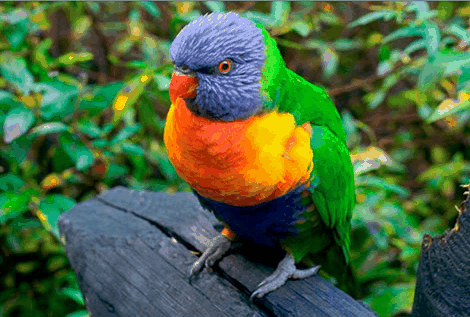
#> input picture conv.png, 470 x 317 px
$ python r_g_palette.py
#> lines starting #> are read from the running program, lines starting #| are printed output that depends on the picture
from PIL import Image
import sys
import random
import getopt
import os
import subprocess
import time
import signal
import cv2
import numpy as np

#list = [[67, 153, 0], [255, 0, 0],[0,255,0], [0,0,255], [98, 190, 48], [122, 130, 188], [159, 4, 22], [0.412453, 0.357580, 0.180423]]
list = [[255, 0, 0], [0, 0, 255],[0,128,0]]

img = Image.open('conv.png')
#> img is the input picture: PIL image 470x317 RGB; mean R, G, B 74.6, 101.9, 63.2
img.show()

for i in range(len(list)):

        p_img = Image.new('P', (16, 16))
        p_img.putpalette(list[i])

        conv = img.quantize(palette=p_img, dither=0)
        conv.show()
#> this loop made 3 passes
#> pass 1, `conv = img.quantize(palette=p_img, dither=0)`:
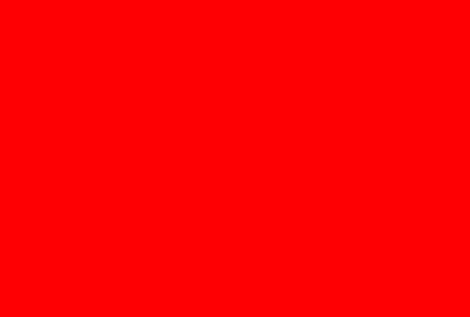
#> conv: PIL image 470x317 P; mean R, G, B 255, 0, 0
#> pass 2, `conv = img.quantize(palette=p_img, dither=0)`:
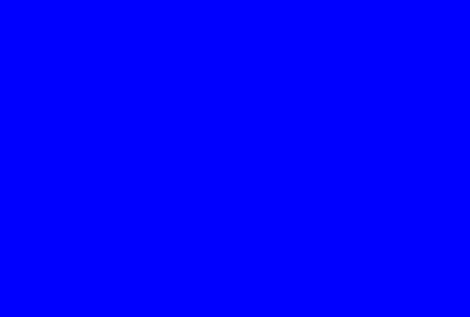
#> conv: PIL image 470x317 P; mean R, G, B 0, 0, 255
#> pass 3, `conv = img.quantize(palette=p_img, dither=0)`:
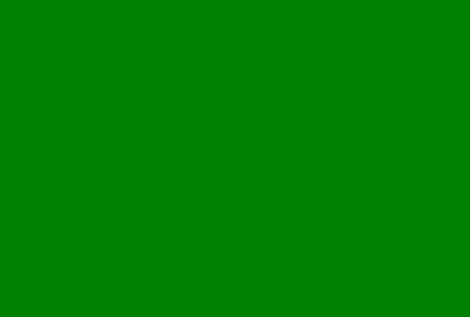
#> conv: PIL image 470x317 P; mean R, G, B 0, 128, 0
#> after the loop:
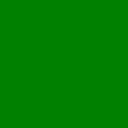
#> p_img: PIL image 16x16 P (shown 8 times larger); mean R, G, B 0, 128, 0
